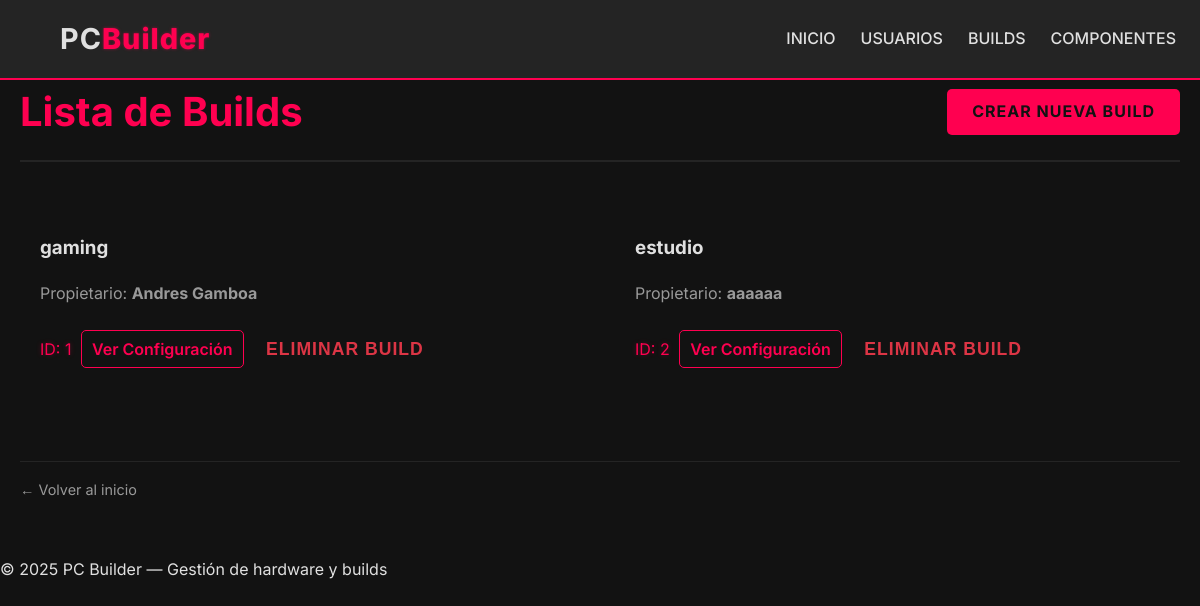
/builds/, run on an earlier commit of the app's database.
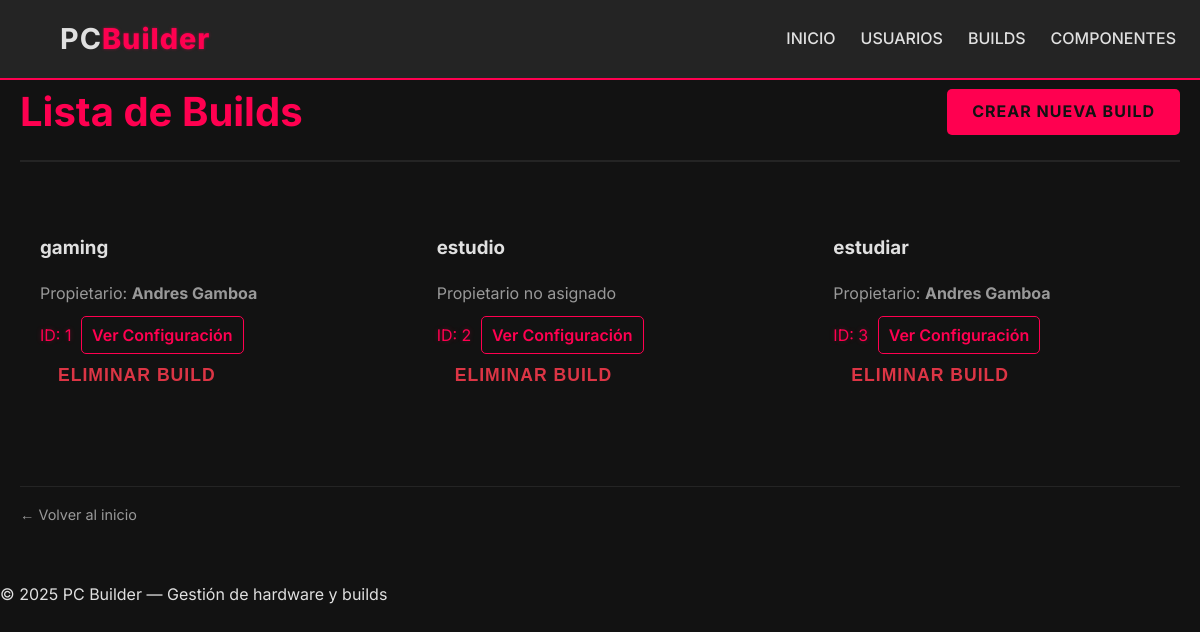
And on a later commit of the database.
### models.py (models this page shows)
class Build(SQLModel, table=True):
    id: Optional[int] = Field(default=None, primary_key=True)
    name: str
    user_id: Optional[int] = Field(default=None, foreign_key="user.id")
    user: Optional[User] = Relationship(back_populates="builds")
    components: List["Component"] = Relationship(
        back_populates="builds", link_model=BuildComponentLink
    )
    configuration: Optional["Configuration"] = Relationship(
        back_populates="build", sa_relationship_kwargs={"uselist": False}
    )

class User(SQLModel, table=True):
    id: Optional[int] = Field(default=None, primary_key=True)
    name: str
    email: str
    image_url: Optional[str] = None
    builds: List["Build"] = Relationship(back_populates="user")

### router/build_router.py (the view)
@build_router.get("/", response_class=HTMLResponse)
def list_users(request: Request, session: Session = Depends(get_session)):
    builds = session.query(Build).all()
    return templates.TemplateResponse("builds/build_list.html",
                                      {"request": request, "builds": builds})

### templates/builds/build_list.html (shortened to what this page needs)
{% extends "base.html" %}
{% block content %}
<div class="page-header">
    <h2>Lista de Builds</h2>
    <a href="/builds/new" class="btn-primary">Crear nueva Build</a>
</div>
{% if builds %}
<div class="cards-grid build-grid-list"> {% for build in builds %}
    <div class="build-card card-list-item">
        <h3><a href="/builds/{{ build.id }}" class="build-link-title">{{ build.name }}</a></h3>
        <p class="build-user-info text-muted">
            {% if build.user %}
            Propietario: <strong>{{ build.user.name }}</strong>
            {% elif build.user_id %}
            Propietario ID: {{ build.user_id }}
            {% else %}
            Propietario no asignado
            {% endif %}
        </p>
        <div class="card-details">
            <span class="price accent-text">ID: {{ build.id }}</span>
            <a href="/builds/{{ build.id }}" class="btn-detail">Ver Configuración</a>
            <form action="/builds/{{ build.id }}/delete" method="post" style="display:inline;" onsubmit="return confirm('¿Eliminar build?');">
                <button type="submit" class="btn-icon btn-danger">Eliminar Build</button>
            </form>
        </div>
    </div>
    {% endfor %}
</div>
{% else %}
<div class="card text-center full-width-card">
    <p>No hay builds registradas.</p>
</div>
{% endif %}
<div class="back-link">
    <a href="/" class="btn-link">← Volver al inicio</a>
</div>
{% endblock %}

### templates/base.html (shortened to what this page needs)
<!DOCTYPE html>
<html lang="es">
<head>
    <link rel="stylesheet" href="/static/css/styles.css">
</head>
<body class="dark-theme"> {% include "nav_bar.html" %}
    <main class="container page-content"> {% block content %}{% endblock %}
    </main>
    <footer class="footer">
        <p>© 2025 PC Builder — Gestión de hardware y builds</p>
    </footer>
</body>
</html>

### templates/nav_bar.html
<nav class="navbar fixed-top">
    <div class="nav-logo">
        <a href="/">PC<span class="logo-accent">Builder</span></a>
    </div>
    <ul class="nav-links">
        <li><a href="/">Inicio</a></li>
        <li><a href="/users">Usuarios</a></li>
        <li><a href="/builds">Builds</a></li>
        <li><a href="/components">Componentes</a></li>
    </ul>
</nav>

### static/css/styles.css (style rules this page uses)
:root { --color-bg: #121212; --color-bg-light: #242424; --color-text: #E0E0E0; --color-accent: #FF0050; --color-shadow: rgba(255, 0, 80, 0.5); --color-success: #00FFC0; --color-danger: #dc3545; --color-text-muted: #999; }
.dark-theme { background-color: var(--color-bg); color: var(--color-text); font-family: 'Inter', sans-serif; line-height: 1.6; margin: 0; padding: 0; min-height: 100vh; }
a { color: var(--color-text); text-decoration: none; transition: color 0.3s ease, text-shadow 0.3s ease; }
.container { max-width: 1200px; margin: 0 auto; padding: 0 20px; }
.page-content { margin-top: 80px; padding-bottom: 40px; }
.navbar { display: flex; justify-content: space-between; align-items: center; padding: 1rem 5%; background-color: var(--color-bg-light); border-bottom: 2px solid var(--color-accent); z-index: 1000; }
.fixed-top { position: fixed; top: 0; left: 0; width: 93%; }
.nav-logo a { font-size: 1.8rem; font-weight: 700; letter-spacing: 1px; }
.nav-logo .logo-accent { color: var(--color-accent); font-weight: 800; text-shadow: 0 0 3px var(--color-shadow); }
.nav-links { list-style: none; display: flex; gap: 25px; padding: 0; margin: 0; }
.nav-links a { font-weight: 500; font-size: 1rem; text-transform: uppercase; padding: 5px 0; }
.btn-primary, .btn-secondary, .btn-success, .btn-danger { display: inline-block; padding: 10px 25px; font-weight: 700; border-radius: 5px; text-transform: uppercase; letter-spacing: 1px; border: none; cursor: pointer; transition: all 0.3s ease; }
.btn-primary { background-color: var(--color-accent); color: var(--color-bg); box-shadow: 0 0 0 rgba(0, 0, 0, 0); }
.btn-danger { margin: 10px; background-color: var(--color-danger); color: white; }
.btn-detail { padding: 8px 10px; margin-left: 5px; border: 1px solid var(--color-accent); color: var(--color-accent); border-radius: 5px; font-weight: 600; transition: background-color 0.3s ease, color 0.3s ease; }
.btn-icon { padding: 8px; background: none; border: none; cursor: pointer; font-size: 1.1rem; transition: transform 0.2s, color 0.2s; line-height: 1; color: var(--color-danger); }
.page-header { display: flex; justify-content: space-between; align-items: center; margin-bottom: 2rem; padding-bottom: 1rem; border-bottom: 2px solid var(--color-bg-light); }
.page-header h2 { margin: 0; color: var(--color-accent); font-size: 2.5rem; }
.cards-grid, .user-grid { display: grid; grid-template-columns: repeat(auto-fit, minmax(300px, 1fr)); gap: 30px; margin-bottom: 4rem; }
.build-grid-list, .component-grid-list { grid-template-columns: repeat(auto-fit, minmax(350px, 1fr)); }
.card-list-item { position: relative; padding: 20px; }
.build-link-title { color: var(--color-text); }
.accent-text { color: var(--color-accent); text-shadow: 0 0 5px rgba(255, 0, 80, 0.3); }
.back-link { margin-top: 2rem; padding-top: 1rem; border-top: 1px solid var(--color-bg-light); font-size: 0.9rem; }
.btn-link { color: var(--color-text-muted); transition: color 0.2s; }
.text-muted { color: var(--color-text-muted); }

What changed in the data, as far as the page shows it:
changed Build "estudio": user.name "aaaaaa" → (not shown); now shows "Propietario no asignado"
added Build: name "estudiar", user.name "Andres Gamboa", id "3"
